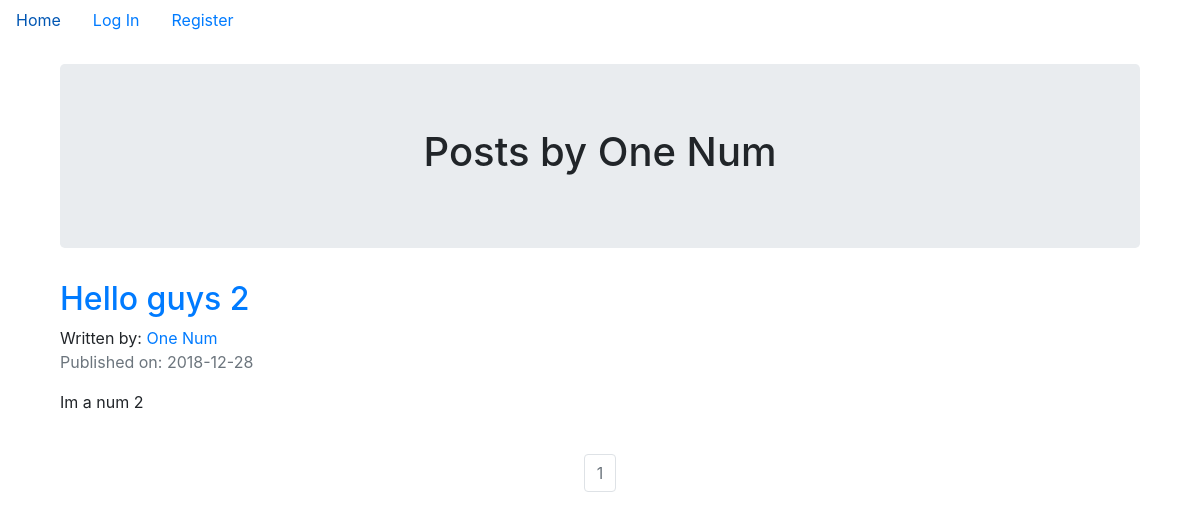
/posts/One Num, run on the app's committed database.
### blogApp/models.py (models this page shows, shortened)
class User(db.Model, UserMixin):
    __tablename__ = 'users'
    id = db.Column(db.Integer, primary_key = True)
    email = db.Column(db.String(64), unique=True, index=True)
    username = db.Column(db.String(64), unique=True, index=True)
    position = db.Column(db.String(64), index=True)
    password_hash = db.Column(db.String(128))
    posts = db.relationship('Post', backref='author', lazy=True)

class Post(db.Model):
    users = db.relationship(User)
    id = db.Column(db.Integer, primary_key=True)
    user_id = db.Column(db.Integer, db.ForeignKey('users.id'), nullable=False)
    date = db.Column(db.DateTime, nullable=False, default = datetime.utcnow)
    title = db.Column(db.String(128), nullable=False)
    text = db.Column(db.Text, nullable=False)

### blogApp/users/views.py (the view)
@users.route("/posts/<username>")
def user_posts(username):
    page = request.args.get('page', 1, type=int)
    user = User.query.filter_by(username=username).first_or_404()
    posts = Post.query.filter_by(author=user).order_by(Post.date.desc()).paginate(page=page, per_page=5)
    return render_template('user_posts.html', user=user, posts=posts)

### blogApp/templates/user_posts.html (shortened to what this page needs)
{% extends "base.html" %}
{% block content %}
<div class="container">
    <div class="jumbotron">
        <div align='center'>
            <h1 >Posts by {{user.username}}</h1>
        </div>
    </div>
    {% for item in posts.items %}
        <h2><a href="{{ url_for('posts.view_post', post_id=item.id) }}">{{ item.title }}</a></h2>
        Written by: <a href="{{ url_for('users.user_posts', username=item.author.username) }}">{{ item.author.username }}</a>
        <p class="text-muted">Published on: {{ item.date.strftime('%Y-%m-%d') }}</p>
        <p>{{item.text}}</p>
        <br>
    {% endfor %}
</div>
<nav aria-label="Page navigation example">
    <ul class="pagination justify-content-center">
        {% for page_num in posts.iter_pages(left_edge=1, right_edge=1, left_current=1, right_current=2) %}
        {% if posts.page == page_num %}
        <li class="page-item disabled">
            <a class="page-link" href="{{ url_for('users.user_posts', username=user.username, page=page_num) }}">{{ page_num }}</a>
        </li>
        {% else %}
        <li class="page-item">
            <a class="page-link" href="{{ url_for('users.user_posts', username=user.username, page=page_num) }}">{{ page_num }}</a>
        </li>
        {% endif %}
        {% endfor %}
    </ul>
</nav>
{% endblock content %}

### data on the page
User: username "One Num"
Post: title "Hello guys 2", author.username "One Num", date "2018-12-28", text "Im a num 2"

### other printed values
{{ page_num }} "1"
